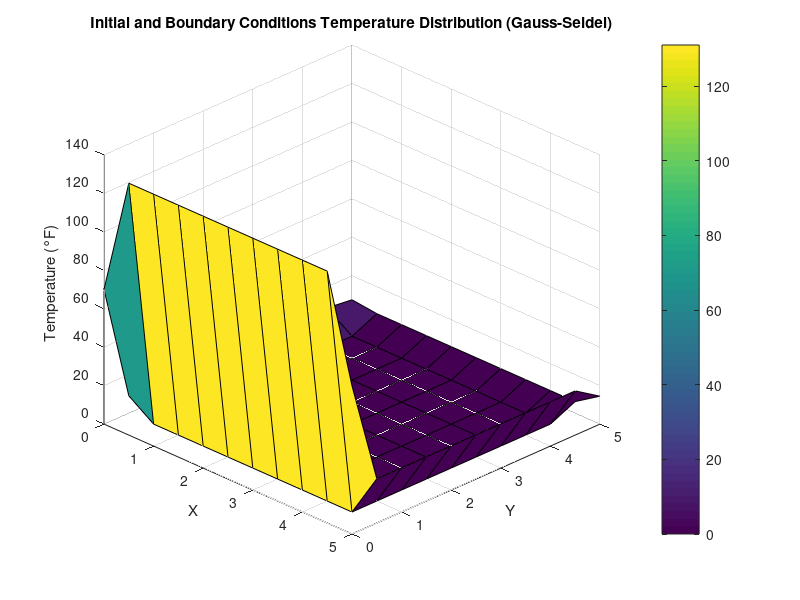

This figure's MATLAB source: (Note: this script raises an error after producing the figure.)
clear all; close all ; clc

% Discretization of Geometry
Length = 5;
Width = 5;

nelx = 10; % number of elements in x direction
nely = 10; % number of elements in y direction
nndx = nelx + 1; % number of nodes in x direction
nndy = nely + 1; % number of nodes in y direction

dx = linspace(0, Length, nndx);
dy = linspace(0, Width, nndy);

% Boundary Condition & Initial Condition
T = zeros(nndx, nndy); % Initialize solution for T

% Boundary Conditions from NIM 13123069
T_top = 131;
T_right = 23;
T_bottom = 6;
T_left = 9;


% Apply boundary conditions
T(1, :) = T_top;         % Top side
T(nndx, :) = T_bottom;      % Bottom side
T(:, 1) = T_left;        % Left side
T(:, nndy) = T_right;       % Right side

% Fix the corners by averaging overlapping BCs
T(1,1)   = (T_top + T_left) / 2;      % Top-left
T(1,nndy)   = (T_top + T_right) / 2;     % Top-right
T(nndx,1)   = (T_bottom + T_left) / 2;   % Bottom-left
T(nndx,nndy)   = (T_bottom + T_right) / 2;  % Bottom-right

% Initial Matrix T
disp(T);

% PLot initial and boundary conditions
figure;
[x,y] = meshgrid(dx,dy);
surf(x,y,T);
colorbar;
xlabel("X"); ylabel("Y"); zlabel("Temperature (°F)");
title('Initial and Boundary Conditions Temperature Distribution (Gauss-Seidel)');
view(45,30);

% Heatmap IC & BC  Plots
figure;
h = heatmap(T);
h.Title = 'Heated Plate Temperature Gradient Initial & Boundary Conditions';
h.XLabel = 'Left';
h.YLabel = 'Bottom'


% Numerical procedure
% Convergence criteria
epsilon_s = 1; % convergence tolerance in %
max_iter = 10000; % maximum iteration 

% Relaxition Paramter for faster calculation
omega = 1.5; % Relaxation Parameter

% Gauss-Seidel Algorithm
iter = 0;

while iter < max_iter
    T_prev_iter = T;
    for i = 2:nndx-1
        for j = 2:nndy-1
            T(i,j) = (1 - omega)*T(i,j) + omega*(0.25*(T(i+1,j) + T(i-1,j) + T(i,j+1) + T(i,j-1)));
        end
    end

    % Convergence check
    if max(max(abs(T - T_prev_iter))) < epsilon_s
        fprintf('Converged in %d iterations with max error = %.4f%%\n', iter, max(max(abs(T - T_prev_iter))) );
        break
    end
    iter = iter + 1;
end



% Display final 3x3 interior values
fprintf('Final Temperature at Interior Points (%.f x %.f):\n',nelx-1,nely-1);
disp(T(2:nndx-1, 2:nndy-1));

% Optional: Full Grid Display
fprintf('Full Temperature Grid (%.f x %.f):\n',nelx,nely);
disp(T);

% Plotting the result
[X, Y] = meshgrid(dx, dy);
figure;
surf(X, Y, T, 'EdgeColor', 'none');
xlabel('X');
ylabel('Y');
zlabel('Temperature (°F)');
title('Steady-State Temperature Distribution (Gauss-Seidel)');
colorbar;
view(45,30);


% Heatmap Plots
figure;
h = heatmap(T);
h.Title = 'Heated Plate Temperature Gradient';
h.XLabel = 'Left';
h.YLabel = 'Bottom'

